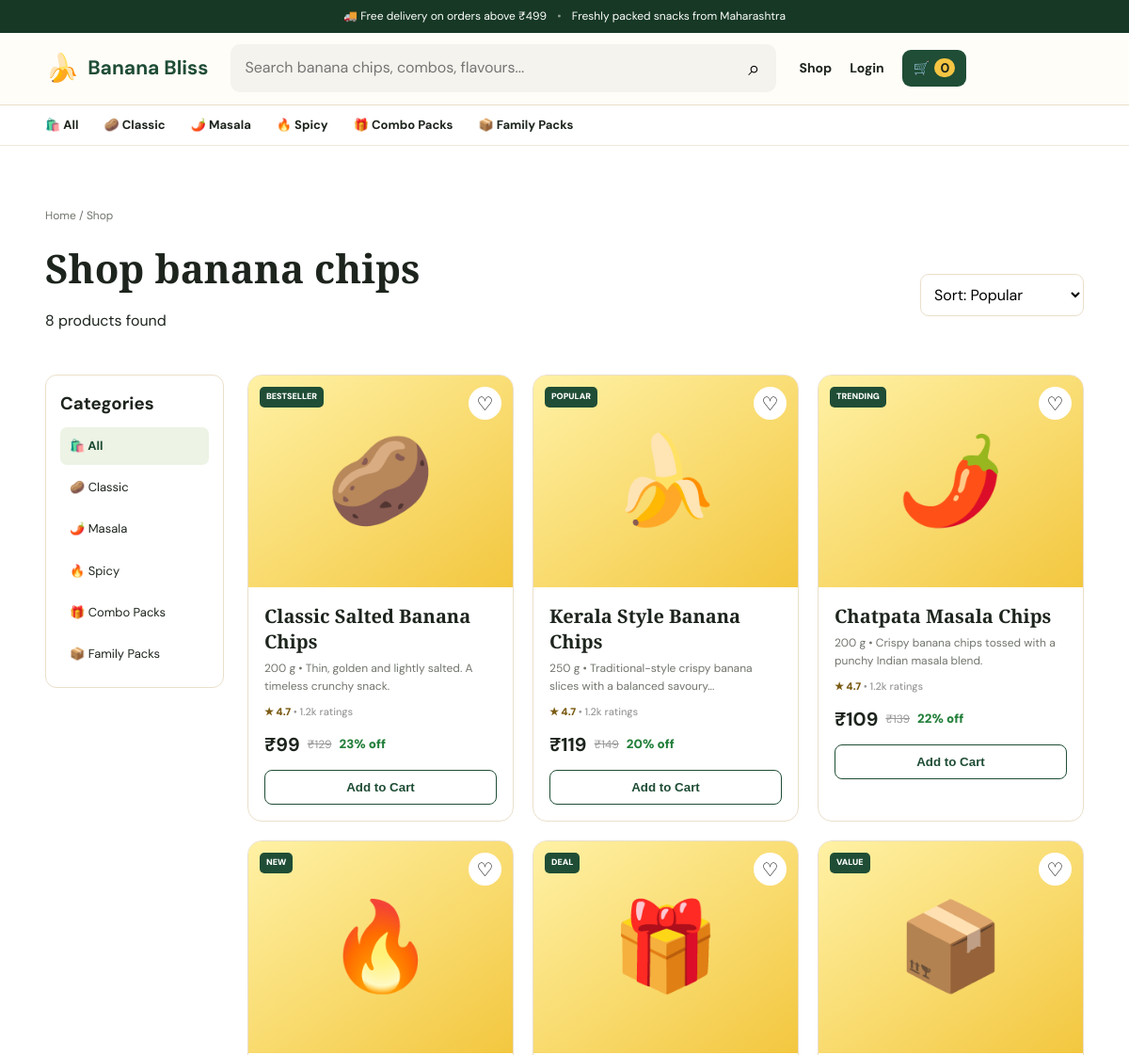
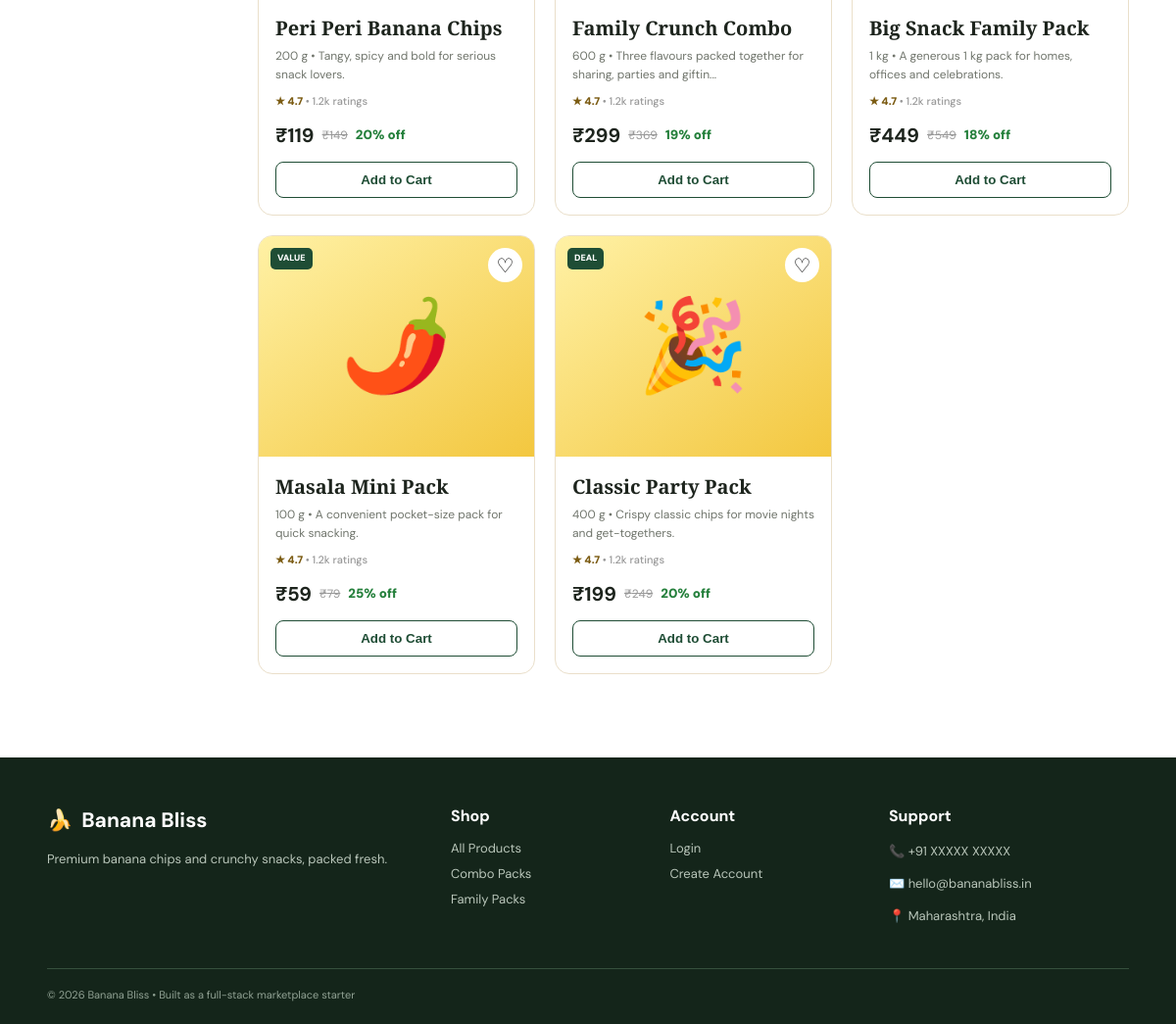
Page /products on the committed database (2 pictures, top to bottom).
### tables this page shows
CREATE TABLE products(
      id INTEGER PRIMARY KEY, name TEXT NOT NULL, category TEXT NOT NULL,
      price REAL NOT NULL, mrp REAL NOT NULL, weight TEXT NOT NULL,
      emoji TEXT NOT NULL, badge TEXT, description TEXT NOT NULL,
      stock INTEGER DEFAULT 0, active INTEGER DEFAULT 1,
      created_at TEXT NOT NULL
    );

### app.py (the view)
@app.route("/products")
def products():
    q=request.args.get("q","").strip(); cat=request.args.get("category","all")
    sort=request.args.get("sort","popular")
    sql="SELECT * FROM products WHERE active=1"; args=[]
    if q: sql+=" AND (name LIKE ? OR description LIKE ?)"; args += [f"%{q}%",f"%{q}%"]
    if cat!="all": sql+=" AND category=?"; args.append(cat)
    order={"low":"price ASC","high":"price DESC","new":"id DESC"}.get(sort,"id ASC")
    sql+=" ORDER BY "+order
    c=connect(); ps=[dict(x) for x in c.execute(sql,args).fetchall()]; c.close()
    return render_template("products.html",products=ps,q=q,cat=cat,sort=sort)

### app.py (called while the page is built, shortened)
def connect():
    c = sqlite3.connect(DB)
    c.row_factory = sqlite3.Row
    c.execute("PRAGMA foreign_keys=ON")
    return c

def current_user():
    uid = session.get("user_id")
    if not uid: return None
    c=connect(); u=c.execute("SELECT * FROM users WHERE id=?", (uid,)).fetchone(); c.close()
    return u

def cart_items():
    cart=session.get("cart", {})
    if not cart: return [],0,0

@app.context_processor
def inject():
    _,sub,count=cart_items()
    return {"cart_count":count,"current_user":current_user(),"categories":CATEGORIES}

### templates/products.html (shortened to what this page needs)
{% extends "base.html" %}{% block title %}Shop — Banana Bliss{% endblock %}{% block content %}
<main class="section page"><div class="container"><div class="crumb">Home / Shop</div><div class="shophead"><div><h1>Shop banana chips</h1><p class="muted">{{products|length}} products found</p></div><form><select name="sort" onchange="this.form.submit()"><option value="popular" {% if sort=='popular' %}selected{% endif %}>Sort: Popular</option></select></form></div><div class="shoplayout"><aside><h3>Categories</h3>{% for n,slug,icon in categories %}<a class="{% if cat==slug %}selected{% endif %}" href="{{url_for('products',category=slug,q=q)}}">{{icon}} {{n}}</a>{% endfor %}</aside><div class="grid products">{% for p in products %}{% include "_card.html" %}{% else %}<div class="empty"><h2>No products found</h2><p>Try another search or category.</p></div>{% endfor %}</div></div></div></main>{% endblock %}

### templates/base.html (shortened to what this page needs)
<!doctype html>
<html lang="en"><head><meta charset="utf-8"><meta name="viewport" content="width=device-width,initial-scale=1">
<link rel="stylesheet" href="{{url_for('static',filename='css/style.css')}}"></head>
<body>
<div class="topbar">🚚 Free delivery on orders above ₹499 <span>•</span> Freshly packed snacks from Maharashtra</div>
<header><div class="container nav">
<a class="logo" href="{{url_for('home')}}"><span>🍌</span><b>Banana Bliss</b></a>
<form class="search" action="{{url_for('products')}}"><input name="q" value="{{request.args.get('q','')}}" placeholder="Search banana chips, combos, flavours..."><button>⌕</button></form>
<nav>
<a href="{{url_for('products')}}">Shop</a>
{% if current_user %}<a href="{{url_for('wishlist')}}">♡ Wishlist</a><a href="{{url_for('orders')}}">Orders</a>{% else %}<a href="{{url_for('login')}}">Login</a>{% endif %}
<a class="cart" href="{{url_for('cart')}}">🛒 <span id="cartCount">{{cart_count}}</span></a>
</nav></div></header>
<div class="catbar"><div class="container catlinks">{% for n,slug,icon in categories %}<a href="{{url_for('products',category=slug)}}">{{icon}} {{n}}</a>{% endfor %}</div></div>
{% block content %}{% endblock %}
<footer><div class="container footgrid"><div><div class="logo light">🍌 <b>Banana Bliss</b></div><p>Premium banana chips and crunchy snacks, packed fresh.</p></div><div><h4>Shop</h4><a href="{{url_for('products')}}">All Products</a><a href="{{url_for('products',category='combo')}}">Combo Packs</a><a href="{{url_for('products',category='family')}}">Family Packs</a></div><div><h4>Account</h4>{% if current_user %}<a href="{{url_for('orders')}}">My Orders</a><a href="{{url_for('wishlist')}}">Wishlist</a><a href="{{url_for('logout')}}">Logout</a>{% else %}<a href="{{url_for('login')}}">Login</a><a href="{{url_for('register')}}">Create Account</a>{% endif %}</div><div><h4>Support</h4><p>📞 +91 XXXXX XXXXX</p><p>✉️ hello@bananabliss.in</p><p>📍 Maharashtra, India</p></div></div><div class="container copyright">© 2026 Banana Bliss • Built as a full-stack marketplace starter</div></footer>
<div id="toast" class="toast"></div><script src="{{url_for('static',filename='js/app.js')}}"></script></body></html>

### templates/_card.html
<article class="product-card"><a href="{{url_for('product',pid=p.id)}}" class="pimg"><span>{{p.emoji}}</span>{% if p.badge %}<i>{{p.badge}}</i>{% endif %}<button class="heart" type="button" onclick="event.preventDefault();toggleWish({{p.id}},this)">♡</button></a><div class="pbody"><a href="{{url_for('product',pid=p.id)}}"><h3>{{p.name}}</h3></a><p>{{p.weight}} • {{p.description[:62]}}{% if p.description|length>62 %}...{% endif %}</p><div class="rating">★ 4.7 <span>• 1.2k ratings</span></div><div class="price"><b>₹{{"%.0f"|format(p.price)}}</b><del>₹{{"%.0f"|format(p.mrp)}}</del><small>{{((1-p.price/p.mrp)*100)|round|int}}% off</small></div><button class="add" onclick="addToCart({{p.id}},1)">Add to Cart</button></div></article>

### static/css/style.css (style rules this page uses)
:root { --green:#1f4d35;--green2:#163824;--yellow:#f5c542;--cream:#fff8e8;--gold:#d99d12;--ink:#1d241d;--muted:#70756c;--border:#eadfca;--white:#fffdf8;--red:#a43a32;--shadow:0 12px 35px rgba(41,32,9,.10) }
* { box-sizing:border-box }
html { scroll-behavior:smooth }
body { margin:0;font-family:"DM Sans",Arial,sans-serif;color:var(--ink);background:#fff;line-height:1.55 }
a { text-decoration:none;color:inherit }
.container { width:min(1180px,92%);margin:auto }
.topbar { background:var(--green2);color:#fff;text-align:center;font-size:12px;padding:8px }
.topbar span { opacity:.5;margin:0 8px }
header { background:#fffdf8;border-bottom:1px solid var(--border);position:sticky;top:0;z-index:30 }
.nav { min-height:76px;display:flex;align-items:center;gap:24px }
.logo { display:flex;align-items:center;gap:9px;font-size:21px;color:var(--green);white-space:nowrap }
.logo span { font-size:29px }
.search { display:flex;flex:1;max-width:580px;background:#f5f3ed;border-radius:10px;overflow:hidden }
.search input { border:0;background:transparent;padding:13px 15px;outline:0;flex:1;font:inherit }
.search button { border:0;background:transparent;padding:0 18px;font-size:22px }
.nav nav { display:flex;align-items:center;gap:19px;font-size:14px;font-weight:700 }
.cart { background:var(--green);color:#fff;padding:9px 12px;border-radius:9px }
.cart span { background:var(--yellow);color:var(--ink);border-radius:20px;padding:1px 6px;margin-left:2px }
.catbar { background:#fff;border-bottom:1px solid #f0e9dc }
.catlinks { display:flex;gap:27px;overflow:auto;white-space:nowrap;padding:11px 0;font-size:13px;font-weight:700 }
.section { padding:65px 0 }
.grid { display:grid;grid-template-columns:repeat(3,1fr);gap:20px }
.product-card { border:1px solid var(--border);border-radius:15px;background:#fff;overflow:hidden;transition:.2s }
.pimg { height:225px;background:linear-gradient(145deg,#fff1a5,#f3c73f);display:grid;place-items:center;position:relative }
.pimg span { font-size:92px }
.pimg i { position:absolute;left:12px;top:12px;background:var(--green);color:#fff;border-radius:5px;padding:4px 7px;font-size:9px;font-style:normal;font-weight:900 }
.heart { position:absolute;right:12px;top:12px;border:0;background:#fff;border-radius:50%;width:35px;height:35px;font-size:20px;cursor:pointer }
.pbody { padding:17px }
.pbody h3 { font:700 20px "Playfair Display",Georgia,serif;margin:0 0 6px }
.pbody p { font-size:12px;color:var(--muted);min-height:38px;margin:0 0 9px }
.rating { font-size:11px;font-weight:900;color:#7b5b12 }
.rating span { color:#999;font-weight:500 }
.price { display:flex;align-items:center;gap:8px;margin:11px 0 }
.price b { font-size:20px }
.price del,.detail-price del { font-size:12px;color:#999 }
.price small,.detail-price small { color:#25803c;font-weight:900 }
.add { width:100%;border:1px solid var(--green);color:var(--green);background:#fff;padding:10px;border-radius:8px;font-weight:900;cursor:pointer }
.page h1 { font:700 42px "Playfair Display",Georgia,serif }
.crumb { color:var(--muted);font-size:12px;margin-bottom:18px }
.shophead { display:flex;justify-content:space-between;align-items:center;margin-bottom:28px }
.shophead h1 { margin:0 }
.shophead select,.status-select { padding:10px;border:1px solid var(--border);border-radius:9px;background:#fff }
.shoplayout { display:grid;grid-template-columns:190px 1fr;gap:25px }
.shoplayout aside { height:max-content;border:1px solid var(--border);border-radius:12px;padding:15px;display:grid;gap:4px }
.shoplayout aside h3 { margin:0 0 7px }
.shoplayout aside a { padding:10px;border-radius:7px;font-size:13px }
.shoplayout aside a.selected,.shoplayout aside a:hover { background:#edf3e5;color:var(--green);font-weight:800 }
.shoplayout .products { grid-template-columns:repeat(3,1fr) }
select,input { font:inherit }
footer { background:#14251a;color:#cbd7cb;padding:48px 0 20px;margin-top:20px }
.light { color:#fff }
.footgrid { display:grid;grid-template-columns:2fr 1fr 1fr 1.3fr;gap:35px }
.footgrid h4 { color:#fff;margin:0 0 10px }
.footgrid a { display:block;color:#b9c6ba;font-size:13px;margin:6px 0 }
.footgrid p { font-size:13px;color:#b9c6ba }
.copyright { border-top:1px solid #36503d;margin-top:30px;padding-top:18px;font-size:11px;color:#91a294 }

### rows in the picture
products: emoji "🥔", category "Classic", badge "BESTSELLER", name "Classic Salted Banana Chips", weight "200 g", description "Thin, golden and lightly salted. A timeless crunchy snack.", price "99", mrp "129", ((1-p.price/p.mrp)*100)|round|int "23"
products: emoji "🔥", category "Spicy", badge "NEW", name "Peri Peri Banana Chips", weight "200 g", description "Tangy, spicy and bold for serious snack lovers.", price "119", mrp "149", ((1-p.price/p.mrp)*100)|round|int "20"
products: emoji "🍌", badge "POPULAR", name "Kerala Style Banana Chips", weight "250 g", description "Traditional-style crispy banana slices with a balanced savoury", price "119", mrp "149", ((1-p.price/p.mrp)*100)|round|int "20"
products: emoji "🌶️", badge "TRENDING", name "Chatpata Masala Chips", weight "200 g", description "Crispy banana chips tossed with a punchy Indian masala blend.", price "109", mrp "139", ((1-p.price/p.mrp)*100)|round|int "22"
products: emoji "🎁", badge "DEAL", name "Family Crunch Combo", weight "600 g", description "Three flavours packed together for sharing, parties and giftin", price "299", mrp "369", ((1-p.price/p.mrp)*100)|round|int "19"
products: emoji "📦", badge "VALUE", name "Big Snack Family Pack", weight "1 kg", description "A generous 1 kg pack for homes, offices and celebrations.", price "449", mrp "549", ((1-p.price/p.mrp)*100)|round|int "18"
products: emoji "🌶️", badge "VALUE", name "Masala Mini Pack", weight "100 g", description "A convenient pocket-size pack for quick snacking.", price "59", mrp "79", ((1-p.price/p.mrp)*100)|round|int "25"
products: emoji "🎉", badge "DEAL", name "Classic Party Pack", weight "400 g", description "Crispy classic chips for movie nights and get-togethers.", price "199", mrp "249", ((1-p.price/p.mrp)*100)|round|int "20"

### other values in the picture
{{ cart_count }} "0"
{{ icon }} "🛍️" "🌶️" "🎁" "📦"
{{ n }} "All" "Masala" "Combo Packs" "Family Packs"
{{ products|length }} "8"
